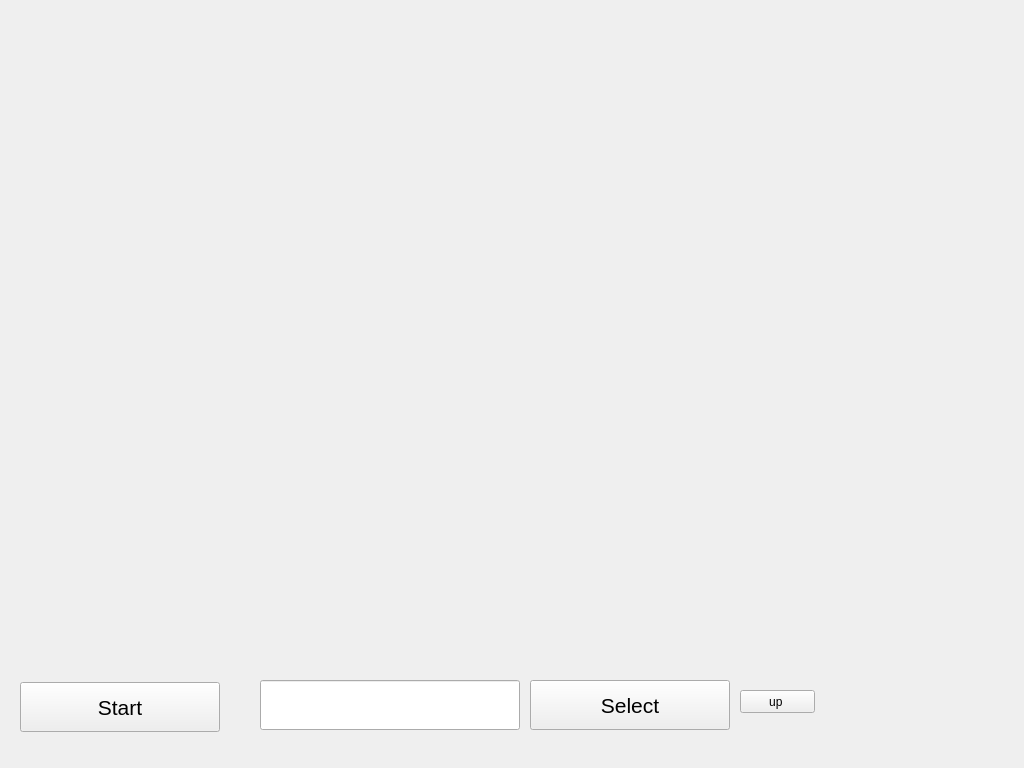
<?xml version="1.0" encoding="UTF-8"?>
<ui version="4.0">
 <class>MainWindow</class>
 <widget class="QMainWindow" name="MainWindow">
  <property name="geometry">
   <rect>
    <x>0</x>
    <y>0</y>
    <width>1024</width>
    <height>768</height>
   </rect>
  </property>
  <property name="sizePolicy">
   <sizepolicy hsizetype="Fixed" vsizetype="Fixed">
    <horstretch>0</horstretch>
    <verstretch>0</verstretch>
   </sizepolicy>
  </property>
  <property name="windowTitle">
   <string>2d Points</string>
  </property>
  <widget class="QWidget" name="centralWidget">
   <widget class="QPushButton" name="startStopButton">
    <property name="geometry">
     <rect>
      <x>20</x>
      <y>682</y>
      <width>200</width>
      <height>50</height>
     </rect>
    </property>
    <property name="font">
     <font>
      <pointsize>16</pointsize>
     </font>
    </property>
    <property name="text">
     <string>Start</string>
    </property>
   </widget>
   <widget class="QLineEdit" name="radiusEdit">
    <property name="geometry">
     <rect>
      <x>260</x>
      <y>680</y>
      <width>260</width>
      <height>50</height>
     </rect>
    </property>
    <property name="font">
     <font>
      <pointsize>16</pointsize>
     </font>
    </property>
   </widget>
   <widget class="QPushButton" name="selectButton">
    <property name="geometry">
     <rect>
      <x>530</x>
      <y>680</y>
      <width>200</width>
      <height>50</height>
     </rect>
    </property>
    <property name="font">
     <font>
      <pointsize>16</pointsize>
     </font>
    </property>
    <property name="text">
     <string>Select</string>
    </property>
   </widget>
   <widget class="QPushButton" name="up">
    <property name="geometry">
     <rect>
      <x>740</x>
      <y>690</y>
      <width>75</width>
      <height>23</height>
     </rect>
    </property>
    <property name="text">
     <string>up </string>
    </property>
   </widget>
  </widget>
 </widget>
 <layoutdefault spacing="6" margin="11"/>
 <resources/>
 <connections/>
</ui>
